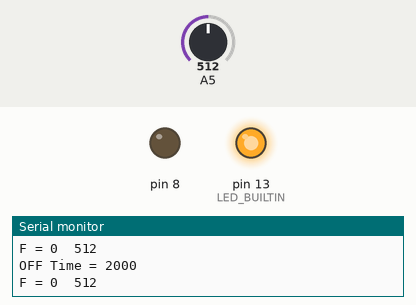
This sketch was run on a simulated Arduino Uno, built with avr-gcc and run on an emulated ATmega328P. Shown: output pins drawn as LEDs (lit = HIGH), the last lines printed to the serial monitor. The inputs (shaded band) are chosen by the test bench; at power-on: A5 = 512.

Above: at 6.8 s.
6.9 s: A5 set to 713
9.5 s: A5 set to 739
12.0 s: A5 set to 716
At 14.9 s:
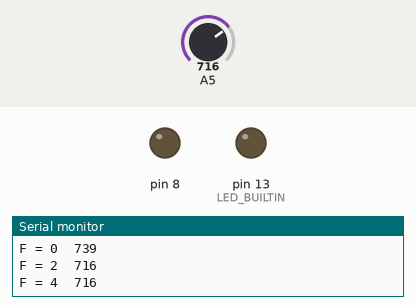
17.5 s: A5 set to 732
At 18.0 s:
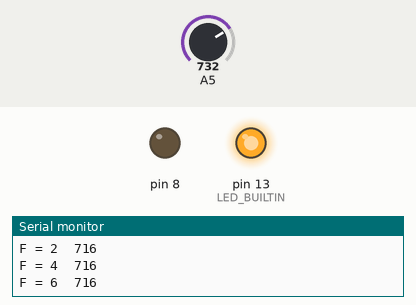
Timing chart, 0 to 20.5 s (numbered marks = the images above; inputs shaded):
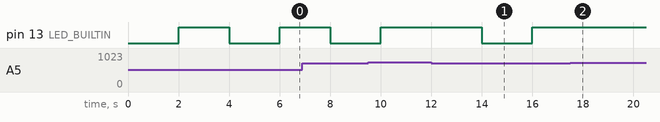

The sketch:

Timer-Interrupt.ino
```cpp
// C++ code
//
int luminosity = 0;
bool toggle = LOW;
bool inBuiltLED = LOW;
bool isOkay = LOW;
int f=0;
unsigned long time=millis();
unsigned long newTime;
void setup()
{
  	pinMode(8, OUTPUT);
  	pinMode(A5, INPUT);
  	pinMode(LED_BUILTIN, OUTPUT);

  	checkLuminosity();

  	cli();	//stop interrupts
	//set timer1 interrupt at 0.5Hz that is time period of 2 sec.
  	TCCR1A = 0;	// set entire TCCR1A register to 0
  	TCCR1B = 0;	// same for TCCR1B
  	TCNT1  = 0;	//initialize counter value to 0
  	// set compare match register for 0.5hz increments
  	OCR1A = 31249;	// = (16*10^6) / (0.5*1024) - 1 (must be <65536) as timer1 uses 16 bit
  	// turn on CTC mode
  	TCCR1B |= (1 << WGM12);
  	// Set CS10 and CS12 bits for 1024 prescaler
  	TCCR1B |= (1 << CS12) | (1 << CS10);
  	// enable timer compare interrupt
  	TIMSK1 |= (1 << OCIE1A);
	sei();	//allow interrupts
  	Serial.begin(9600);

}

ISR(TIMER1_COMPA_vect){
  if(luminosity>722){
    	if(f==0){isOkay=HIGH; f+=2;}
    	else if(f==58 && isOkay==HIGH){
    		newTime = millis();
        		Serial.print("ON Time = ");
        		Serial.print(newTime-time);
        		Serial.print("\n");
        		digitalWrite(8,HIGH);
        		time = newTime;
        		f=0;
        		isOkay=LOW;
    	}else{
    		f+=2;
    	}

  }else if(isOkay==HIGH && f<58){
  	f+=2;
  }else{
    	newTime = millis();
    	Serial.print("OFF Time = ");
    	Serial.print(newTime-time);
    	Serial.print("\n");
    	digitalWrite(8,LOW);
    	time = newTime;
    	isOkay=LOW;
  	f=0;
  }
}

void checkLuminosity(){
	luminosity = analogRead(A5);
  	if(luminosity>722){
    	digitalWrite(LED_BUILTIN,HIGH);
  	}else{
   		inBuiltLED = !inBuiltLED;
    		if(inBuiltLED){
    			digitalWrite(LED_BUILTIN,HIGH);
    		}else{
    			digitalWrite(LED_BUILTIN,LOW);
    		}
  	}
}
void loop()
{

  checkLuminosity();
  Serial.print("F = ");
  Serial.print(f);
  Serial.print("\t");
  Serial.println(luminosity);
  delay(2000); // Delay a little bit to make cycle of 1minute(i.e. 58+2 second)
}
```

Measured:
- after the input at 12.0 s, pin 13 (LED_BUILTIN): HIGH → LOW after 2.0 s, → HIGH 2.0 s later
- after the input at 17.5 s, pin 13 (LED_BUILTIN): stays HIGH (without the input it goes to LOW after 0.50 s)
